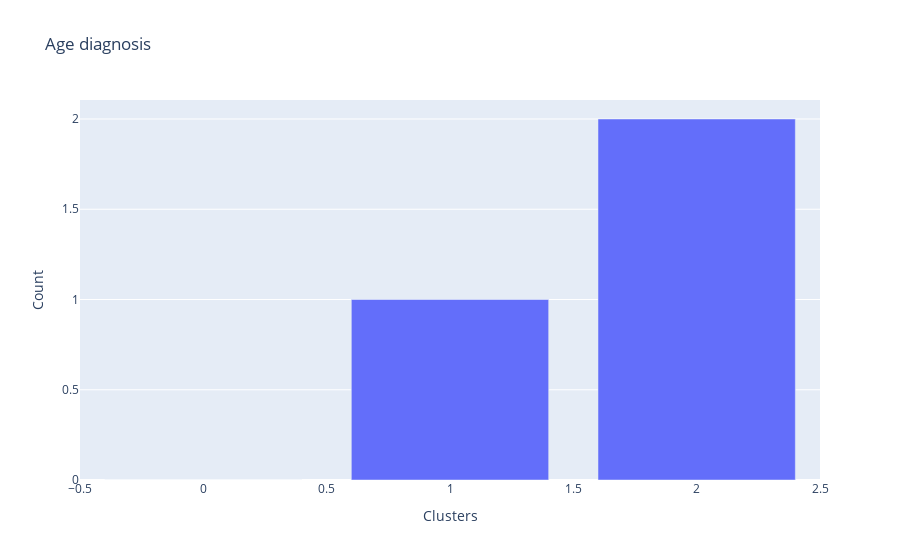

Notebook cell for this chart:
### Code cell
fig = go.Figure()

for key in df.columns[:1]:
    fig = fig.add_trace(
        go.Bar(name=key, x=df['Cluster'], y=df[key])
    )
    
# Change the bar mode
fig.update_layout(barmode='stack',
                  title='Age diagnosis',
                  xaxis_title="Clusters",
                  yaxis_title="Count")
fig.show()

### Figure 1 — Plotly figure (JSON) as saved in the notebook; plotly's stock layout.template omitted (floating-point values rounded to 4 significant figures)
{"data": [{"name": "Cluster", "type": "bar", "x": [0, 1, 2], "y": [0, 1, 2]}], "layout": {"barmode": "stack", "title": {"text": "Age diagnosis"}, "xaxis": {"title": {"text": "Clusters"}}, "yaxis": {"title": {"text": "Count"}}}}
